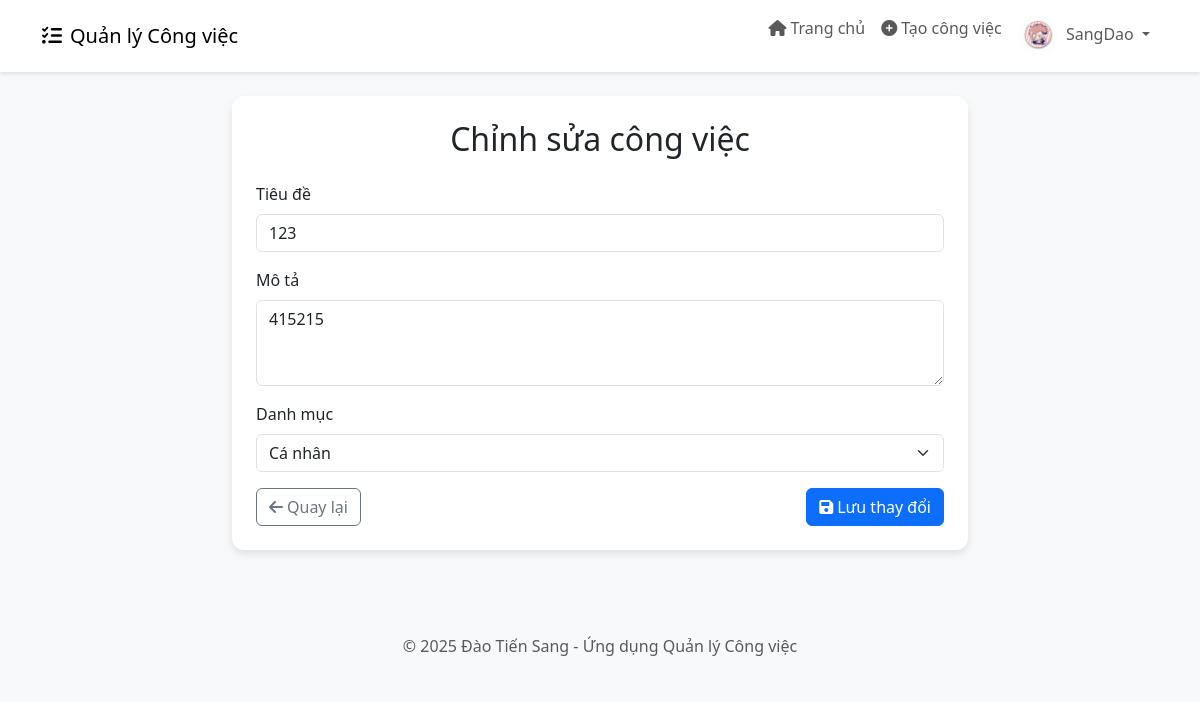
The app's page /task/14/edit (signed in) with its own data.
### app.py (models this page shows)
class Task(db.Model):
    id = db.Column(db.Integer, primary_key=True)
    title = db.Column(db.String(100), nullable=False)
    description = db.Column(db.Text, nullable=True)
    status = db.Column(db.String(20), default='Chưa hoàn thành')
    created = db.Column(db.DateTime, default=lambda: datetime.now(vietnam_tz))  # Lưu thời gian theo múi giờ Việt Nam
    finished = db.Column(db.DateTime, nullable=True)
    user_id = db.Column(db.Integer, db.ForeignKey('user.id'), nullable=False)
    category_id = db.Column(db.Integer, db.ForeignKey('category.id'), nullable=True)

class Category(db.Model):
    id = db.Column(db.Integer, primary_key=True)
    name = db.Column(db.String(100), nullable=False)
    description = db.Column(db.Text, nullable=True)
    tasks = db.relationship('Task', backref='category', lazy=True)

### app.py (the view, shortened to what this page needs)
@app.route('/task/<int:task_id>/edit', methods=['GET', 'POST'])
def edit_task(task_id):
    if 'user_id' not in session:
        return redirect(url_for('login'))
    task = Task.query.get_or_404(task_id)
    if task.user_id != session['user_id'] and not session.get('is_admin'):
        flash('Bạn không có quyền chỉnh sửa công việc này!', 'danger')
        return redirect(url_for('dashboard'))
    categories = Category.query.all()
    return render_template('edit_task.html', task=task, categories=categories)

### templates/edit_task.html (shortened to what this page needs)
{% extends 'base.html' %}
{% block content %}
<div class="row justify-content-center">
    <div class="col-md-8">
        <div class="card p-4">
            <h2 class="text-center mb-4">Chỉnh sửa công việc</h2>
            <form method="POST" action="{{ url_for('edit_task', task_id=task.id) }}">
                <div class="mb-3">
                    <label for="title" class="form-label">Tiêu đề</label>
                    <input type="text" class="form-control" id="title" name="title" value="{{ task.title }}" required>
                </div>
                <div class="mb-3">
                    <label for="description" class="form-label">Mô tả</label>
                    <textarea class="form-control" id="description" name="description" rows="3">{{ task.description }}</textarea>
                </div>
                <div class="mb-3">
                    <label for="category_id" class="form-label">Danh mục</label>
                    <select class="form-select" id="category_id" name="category_id">
                        {% for category in categories %}
                        <option value="{{ category.id }}" {% if task.category_id == category.id %}selected{% endif %}>{{ category.name }}</option>
                        {% endfor %}
                    </select>
                </div>
                <div class="d-flex justify-content-between">
                    <a href="{{ url_for('dashboard') }}" class="btn btn-outline-secondary">
                        <i class="fas fa-arrow-left me-1"></i>Quay lại
                    </a>
                    <button type="submit" class="btn btn-primary">
                        <i class="fas fa-save me-1"></i>Lưu thay đổi
                    </button>
                </div>
            </form>
        </div>
    </div>
</div>
{% endblock %}

### templates/base.html (style rules this page uses)
body { background-color: #f8f9fa; font-family: 'Segoe UI', Tahoma, Geneva, Verdana, sans-serif; }
.card { border: none; border-radius: 12px; box-shadow: 0 4px 8px rgba(0, 0, 0, 0.1); transition: transform 0.3s ease, box-shadow 0.3s ease; margin-bottom: 20px; }

### records on screen
Task: title "123", description "415215", category_id "Cá nhân"

### other values on screen
{{ session.get('username') }} "SangDao"
